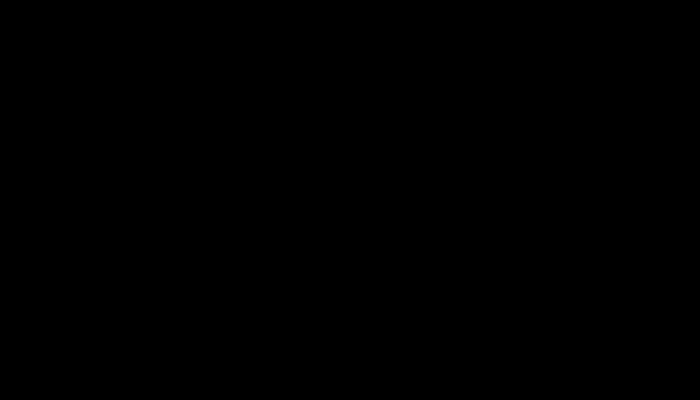
Frame 1 (no input)
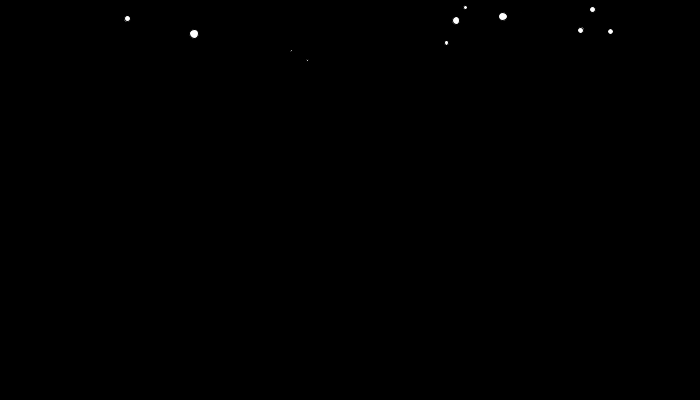
Frame 60 (the mouse pressed at the canvas centre just before this capture)
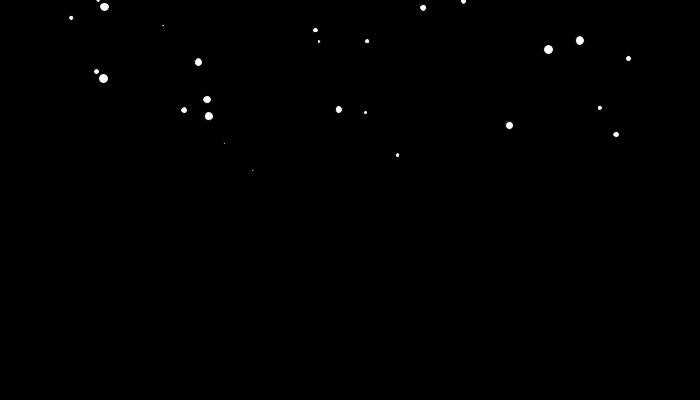
Frame 120 (the mouse held since frame 60 and released just before this capture)

The Processing sketch that drew these frames (run headless with seeded random() and noise(); from frame 60 on, the mouse is pressed at the canvas centre):

// Processing sketch: snowFlake2FIVE
// ── snowFlake2FIVE.pde

SnowFlake []s;
void setup(){
  size(700, 400);
  s=new SnowFlake[100];
  for(int i=0;i<s.length; i++){
    s[i]=new SnowFlake();
  }
  
}

void draw(){
  background(0);
   for(int i=0;i<s.length; i++){
    s[i].move();
    s[i].show();
  }
  
}

// ── SnowFlake.pde

class SnowFlake {
  double xloc, yloc, speedX, speedY, size, vel, grow;
  float damping, friction;

  SnowFlake() {
    xloc=Math.random()*width;
    yloc=(Math.random()*200)-200;
    speedY=(Math.random()*3)-2;
    speedX=(Math.random()*3)-2;
    size=Math.random()*10;
    vel=.01;
    grow=30;
  }
  void move() {
    if (xloc>width+20) {
      xloc=width+20;
      speedX*=-1;
    }
    if (xloc<-20) {
      xloc=-20;
      speedX*=-1;
    }

    if (yloc>height&&speedY>5) {
      yloc=-5;
      speedY=4;
    } else {
      speedY+=vel;
      yloc+=speedY;
      xloc+=speedX;
      println(speedY);
    }
  }

  void show() {
    fill(255);
    ellipse((float)xloc, (float)yloc, (float)size, (float)size);

    fill(255, 255, 255);
    rect(0, height, width, (float)grow);

    if (grow<-100) {
      grow=-100;
    } else {
      grow-=.08;
    }
  }
}
